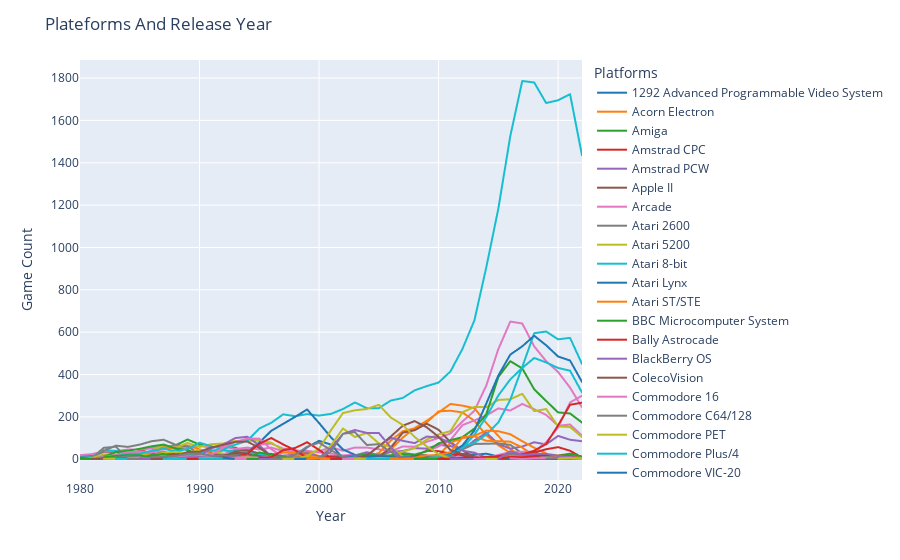

Here is the notebook cell this chart was saved with:
### Code cell
p_l_fig = px.line(plateform_final_counts, x="Release_Date", y="Title", color="Platforms", color_discrete_sequence=px.colors.qualitative.D3
)
p_l_fig.update_layout(title="Plateforms And Release Year", xaxis_title="Year", yaxis_title="Game Count"
)
p_l_fig.show()
